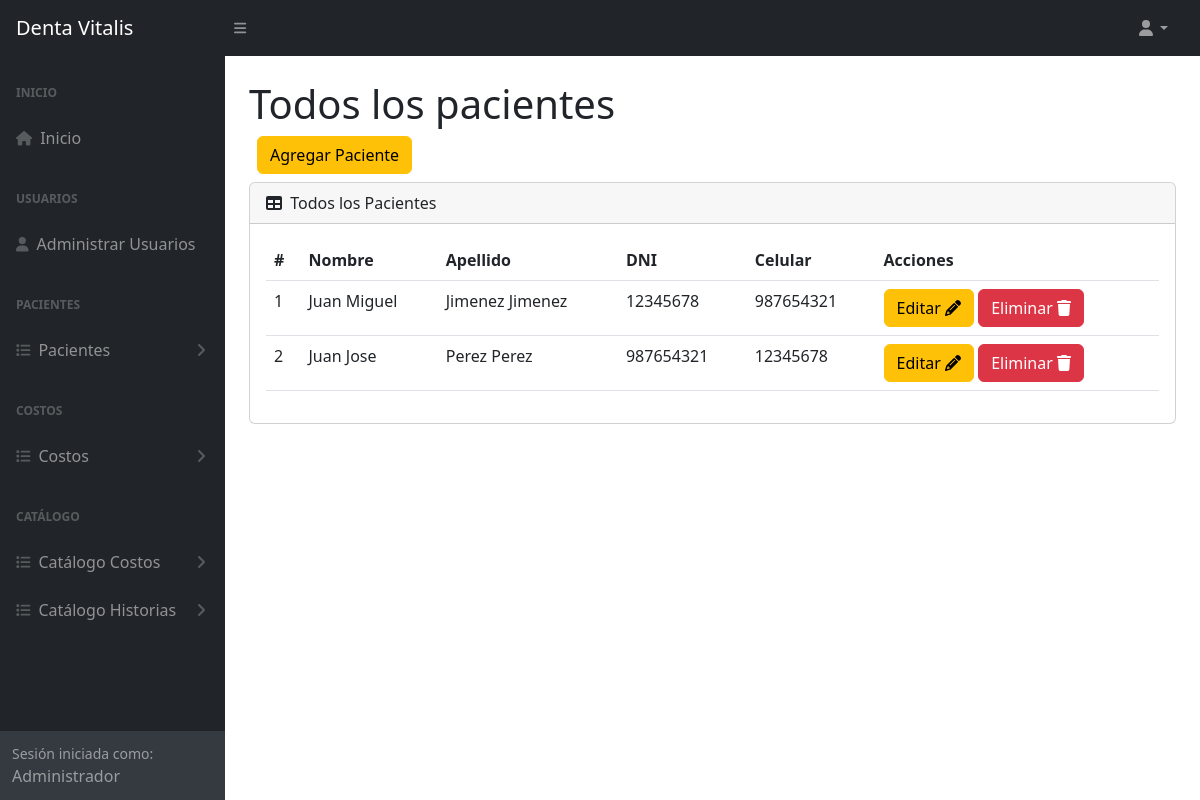
Before: /pacientes (signed in) with the older database file.
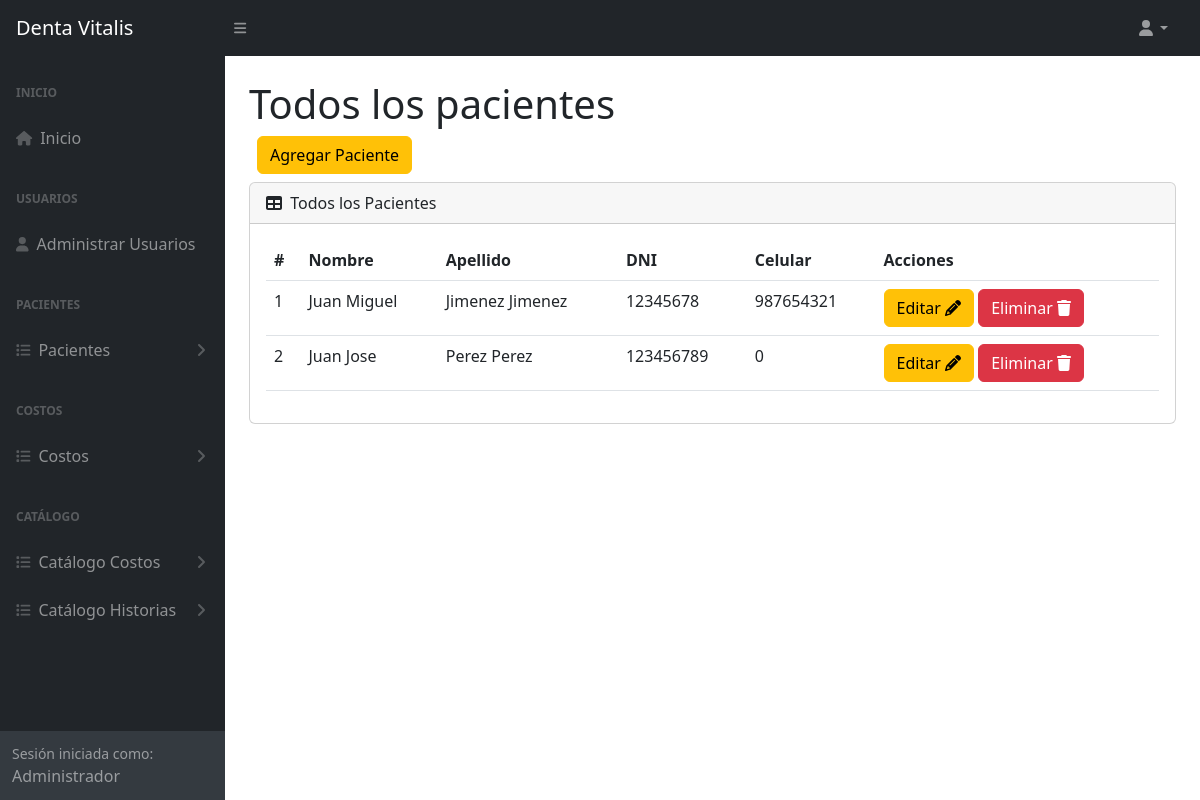
After: the same page with the newer database file.
### tables this page shows
CREATE TABLE `tba_paciente`  (
  `IdPaciente` int NOT NULL AUTO_INCREMENT,
  `NombrePaciente` varchar(100) NOT NULL,
  `ApellidoPaciente` varchar(100) NOT NULL,
  `DNIPaciente` int NOT NULL,
  `SexoPaciente` varchar(12) NULL DEFAULT NULL,
  `EdadPaciente` int NULL DEFAULT NULL,
  `FechaNacimiento` date NULL DEFAULT NULL,
  `CelularPaciente` varchar(11) NOT NULL,
  `DomicilioPaciente` varchar(255) NULL DEFAULT NULL,
  `LugarProcedencia` varchar(100) NULL DEFAULT NULL,
  `LugarNacimiento` varchar(80) NULL DEFAULT NULL,
  `GradoInstruccion` varchar(20) NULL DEFAULT NULL,
  `RazaPaciente` varchar(20) NULL DEFAULT NULL,
  `OcupacionPaciente` varchar(20) NULL DEFAULT NULL,
  `ReligionPaciente` varchar(20) NULL DEFAULT NULL,
  `EstadoCivil` varchar(20) NULL DEFAULT NULL,
  `NumeroContactoPaciente` varchar(11) NULL DEFAULT NULL,
  `NombreContactoPaciente` varchar(100) NULL DEFAULT NULL,
  `UsuarioCreado` int NOT NULL,
  `UsuarioActualiza` int NOT NULL,
  `FechaCreacion` datetime NOT NULL,
  `FechaActualizacion` datetime NOT NULL,
  PRIMARY KEY (`IdPaciente`) USING BTREE
);

### controller/plantilla.controller.php (called while the page is built)
<?php
class ControllerPlantilla
{
  static public function ctrPlantilla()
  {
    include "view/plantilla.php";
  }
}

### index.php (called while the page is built, shortened)
<?php
require_once "controller/plantilla.controller.php";
require_once "controller/pacientes.controller.php";
require_once "controller/tratamiento.controller.php";
require_once "model/pacientes.model.php";
$plantilla = new ControllerPlantilla();
$plantilla -> ctrPlantilla();

### controller/pacientes.controller.php (called while the page is built, shortened)
<?php
class ControllerPacientes
{
  public static function ctrMostrarPacientes()
  {
    $tabla = "tba_paciente";
    $listaPacientes = ModelPacientes::mdlMostrarPacientes($tabla);
    return $listaPacientes;
  }
}

### model/conexion.php (called while the page is built)
<?php
class Conexion
{
  static public function conn()
  {
    $link = new PDO("mysql:host=localhost;dbname=db_dentavitalis","root","");
		$link->exec("set names utf8");
		return $link;
  }
}

### model/pacientes.model.php (called while the page is built, shortened)
<?php
require_once "conexion.php";
class ModelPacientes
{
  public static function mdlMostrarPacientes($tabla)
  {
    $statement = Conexion::conn()->prepare("SELECT tba_paciente.IdPaciente, tba_paciente.NombrePaciente, tba_paciente.ApellidoPaciente, tba_paciente.DNIPaciente, tba_paciente.CelularPaciente FROM $tabla ORDER BY IdPaciente DESC");
    $statement -> execute();
    return $statement -> fetchAll();
  }
}

### view/modules/pacientes.php (the view, shortened to what this page needs)
</div>
        </div>
        <div class="sb-sidenav-footer">
          <div class="small">Sesión iniciada como:</div>
          <?php echo $_SESSION["nombreUsuario"] ?>
        </div>
      </nav>
    </div>
    <div id="layoutSidenav_content">
      <main class="bg">
        <div class="container-fluid px-4">
          <h1 class="mt-4">Todos los pacientes</h1>
          <div class="d-flex m-2">
            <button type="button" class="btn btn-warning" data-bs-toggle="modal" data-bs-target="#modalAgregarPaciente">
              Agregar Paciente
            </button>
          </div>
          <div class="card mb-4">
            <div class="card-header">
              <i class="fas fa-table me-1"></i>
              Todos los Pacientes
            </div>
            <div class="card-body">
              <table id="datatablesSimple" class="data-table-Paciente table">
                <thead>
                  <tr>
                    <th>#</th>
                    <th>Nombre</th>
                    <th>Apellido</th>
                    <th>DNI</th>
                    <th>Celular</th>
                    <th>Acciones</th>
                  </tr>
                </thead>
                <tbody>
                  <?php
                  $listaPacientes = ControllerPacientes::ctrMostrarPacientes();
                  foreach ($listaPacientes as $key => $value)
                  {
                    echo
                    '<tr>
                      <td>'.($key + 1).'</td>
                      <td>'.$value["NombrePaciente"].'</td>
                      <td>'.$value["ApellidoPaciente"].'</td>
                      <td>'.$value["DNIPaciente"].'</td>
                      <td>'.$value["CelularPaciente"].'</td>
                      <td>
                        <button class="btn btn-warning btnEditarPaciente" codPaciente="'.$value["IdPaciente"].'" data-bs-toggle="modal" data-bs-target="#modalEditarpaciente">Editar <i class="fa-solid fa-pencil"></i></button>
                        <button class="btn btn-danger btnEliminarPaciente" codPaciente="'.$value["IdPaciente"].'">Eliminar <i class="fa-solid fa-trash"></i></button>
                      </td>
                    </tr>';
                  }
                  ?>
                </tbody>
              </table>
            </div>
          </div>
        </div>
      </main>
    </div>
  </div>

### view/plantilla.php (shortened to what this page needs)
<!DOCTYPE html>
<html lang="es">
<head>
  <?php require "modules/header.php" ?>
</head>
  <?php
    if (isset($_SESSION["login"]) && $_SESSION["login"] == "ok")
    {
      echo '<body class="sb-nav-fixed">';
      include "modules/navbar.php";
      echo '
      <div id="layoutSidenav">
        <div id="layoutSidenav_nav">
          <nav class="sb-sidenav accordion sb-sidenav-dark" id="sidenavAccordion">
            <div class="sb-sidenav-menu">
              <div class="nav">';
      include "modules/menu.php";
      if(isset($_GET["ruta"]))
      {
        if(
          $_GET["ruta"] == "home" ||
          $_GET["ruta"] == "usuario" ||
          $_GET["ruta"] == "editarSalida" ||
          $_GET["ruta"] == "procedimientos" ||
          $_GET["ruta"] == "gastos" ||
          $_GET["ruta"] == "socios" ||
          $_GET["ruta"] == "pacientes" ||
          $_GET["ruta"] == "allCostos" ||
          $_GET["ruta"] == "centroCostos" ||
          $_GET["ruta"] == "crearNuevoCosto" ||
          $_GET["ruta"] == "editarCosto" ||
          $_GET["ruta"] == "buscarCostos" ||
          $_GET["ruta"] == "reporteCostos" ||
          $_GET["ruta"] == "historiaClinica" ||
          $_GET["ruta"] == "crearNuevaHistoria" ||
          $_GET["ruta"] == "editarHistoria" ||
          $_GET["ruta"] == "visualizarHistoria" ||
          $_GET["ruta"] == "calendario" ||
          $_GET["ruta"] == "historialPagos" ||
          $_GET["ruta"] == "signout"
        )
        {
          include "modules/".$_GET["ruta"].".php";
        }
        else
        {
          include "web/404.html";
        }
      }
      else
      {
        include "modules/home.php";
      }
      echo '<footer>';
      include "modules/footer.php";
      echo '</footer>';
    }
    else
    {
      include "modules/login.php";
    }
  ?>
  <link rel="stylesheet" type="text/css" href="https://cdn.jsdelivr.net/npm/daterangepicker/daterangepicker.css" />
</body>
</html>

### view/modules/header.php (shortened to what this page needs)
<link href="https://cdn.jsdelivr.net/npm/simple-datatables@7.1.2/dist/style.min.css" rel="stylesheet" />
<link href="css/styles.css" rel="stylesheet" />
<link href="css/styles-dentaVitalis.css" rel="stylesheet" />
<link href="https://cdn.jsdelivr.net/npm/sweetalert2@11.7.5/dist/sweetalert2.min.css" rel="stylesheet">

### view/modules/navbar.php (shortened to what this page needs)
  <nav class="sb-topnav navbar navbar-expand navbar-dark bg-dark">
  <a class="navbar-brand ps-3" href="index.php">Denta Vitalis</a>
  <button class="btn btn-link btn-sm order-1 order-lg-0 me-4 me-lg-0" id="sidebarToggle" href="#!"><i class="fas fa-bars"></i></button>
  <ul class="navbar-nav ms-auto ms-md-0 me-3 me-lg-4">
    <li class="nav-item dropdown">
      <a class="nav-link dropdown-toggle" id="navbarDropdown" href="#" role="button" data-bs-toggle="dropdown" aria-expanded="false"><i class="fas fa-user fa-fw"></i></a>
    </li>
  </ul>
</nav>

### view/modules/menu.php (shortened to what this page needs)
<div class="sb-sidenav-menu-heading">Inicio</div>
<a class="nav-link" href="home">
  <div class="sb-nav-link-icon"><i class="fas fa-home"></i></div>
  Inicio
</a>
<?php
  if($_SESSION["perfilUsuario"] == "1")
  {
?>
  <div class="sb-sidenav-menu-heading">Usuarios</div>
  <a class="nav-link" href="usuario">
    <div class="sb-nav-link-icon"><i class="fas fa-user"></i></div>
    Administrar Usuarios
  </a>
<?php
  }
?>
<div class="sb-sidenav-menu-heading">Pacientes</div>
  <a class="nav-link collapsed" href="#" data-bs-toggle="collapse" data-bs-target="#listaHistoria" aria-expanded="false" aria-controls="collapseLayouts">
    <div class="sb-nav-link-icon"><i class="fas fa-list"></i></div>
    Pacientes
    <div class="sb-sidenav-collapse-arrow"><i class="fas fa-angle-down"></i></div>
  </a>
<div class="sb-sidenav-menu-heading">Costos</div>
  <a class="nav-link collapsed" href="#" data-bs-toggle="collapse" data-bs-target="#listaCostos" aria-expanded="false" aria-controls="collapseLayouts">
    <div class="sb-nav-link-icon"><i class="fas fa-list"></i></div>
    Costos
    <div class="sb-sidenav-collapse-arrow"><i class="fas fa-angle-down"></i></div>
  </a>
<div class="sb-sidenav-menu-heading">Catálogo</div>
  <a class="nav-link collapsed" href="#" data-bs-toggle="collapse" data-bs-target="#listaCatalogoCostos" aria-expanded="false" aria-controls="collapseLayouts">
    <div class="sb-nav-link-icon"><i class="fas fa-list"></i></div>
    Catálogo Costos
    <div class="sb-sidenav-collapse-arrow"><i class="fas fa-angle-down"></i></div>
  </a>
  <a class="nav-link collapsed" href="#" data-bs-toggle="collapse" data-bs-target="#listaCatalogoPacientes" aria-expanded="false" aria-controls="collapseLayouts">
    <div class="sb-nav-link-icon"><i class="fas fa-list"></i></div>
    Catálogo Historias
    <div class="sb-sidenav-collapse-arrow"><i class="fas fa-angle-down"></i></div>
  </a>

### view/modules/footer.php (shortened to what this page needs)
<div class="container-fluid px-4">
  <div class="d-flex align-items-center justify-content-between small">
    <div class="text-muted">Copyright &copy; Simoni 2023</div>
  </div>
</div>

Changed rows visible on the page:
changed tba_paciente "Juan Jose": DNIPaciente "987654321" → "123456789"; CelularPaciente "12345678" → "0"
